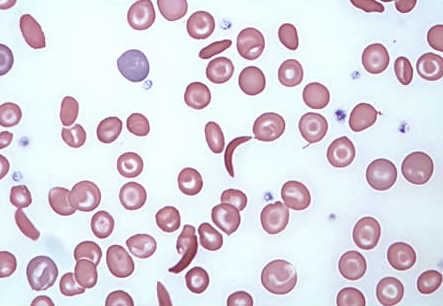
%> input picture images/sickle.png, 443 x 306 px
$ octave KMeanSegment.m   (GNU Octave 9; MATLAB toolbox functions it lacks are replaced by stand-ins)
%> lines starting %> are read from the running program, lines starting %| are printed output that depends on the picture; in (x1, y1, x2, y2) boxes, pixels count from 0 and x2, y2 are one past the last pixel; in counts of white or black regions, pixels touching at a corner belong together; the program's own positions count from 1
% Author: Hersh Godse
% Using:  http://www.mathworks.com/help/images/examples/color-based-segmentation-using-k-means-clustering.html

%% Pre-configuration:
% Set current folder to file where image is
% Image should be called "hestain.png"

%% Get the image:
he = imread('sickle.png');
%> he is the input picture: size 306x443x3 uint8; mean R, G, B 220.1, 215.9, 225.7
% [6 lines of commented-out code are left out]

%% Convert Image from RGB Color Space to L*a*b* Color Space
% See program SegmentationTest for explanation of L*a*b* color space
cform = makecform('srgb2lab');
lab_he = applycform(he,cform);
%> lab_he: size 306x443x3 uint8; mean of channels 1, 2, 3 221.1, 131.4, 123.9

%% Classify colors in image in L*a*b* via K-Means Clustering
% Clustering tries to separate groups of objects. K-means clustering treats
% every object as having location in space. It finds partitions such that
% objects within each cluster are as close to each other in space and as
% far away from objects in other clusters in space as possible. It requires
% the number of clusters to partition the image into, and a distance metric
% quantifying how close two objects are to each other.

% Since actual color info is in a*b* space, subset that part of lab_he
% Reshape this ab subset to feed into kmeans function (see line 47-48)
ab = double(lab_he(:,:,2:3));
nrows = size(ab,1);
%> nrows = 306
ncols = size(ab,2);
%> ncols = 443
ab = reshape(ab,nrows*ncols,2);

% For every object in input, kmeans returns index corresponding to a
% cluster. cluster_center gives coordinates of each cluster's centroid.
% Inputs: segment image ab into nColors partitions. Set distance values in
% the clustering as default squared Euclidean distances. Repeat clustering
% 3 times to avoid local minima(?)
nColors = 2;
[cluster_idx, cluster_center] = kmeans(ab,nColors,'distance','sqEuclidean', ...
                                      'Replicates',2);
%> cluster_center = [124.8 124.1; 148.6 123.5]

%% Label every pixel in the image with its cluster_index.
% Also, reshape the indexes back into image dimensions (undoing line 31-32)
% Display image with different greyscale color for each index
pixel_labels = reshape(cluster_idx,nrows,ncols);
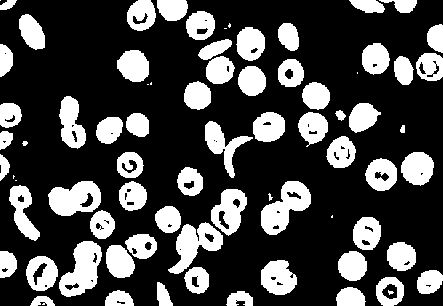
%> pixel_labels: size 306x443 double; values 1 (black) and 2 (white), 27.7% white; 75 white regions (11 under 20 px), largest, box (x1, y1, x2, y2) and area: (59, 241, 102, 297) 1412, (261, 181, 311, 235) 1411, (168, 222, 223, 274) 1307
% imshow(pixel_labels,[]), title('image labeled by cluster index');


%% Create images segmenting original image by color
% Using pixel_labels, separate objects in he image by color, making 3 images
% Make empty 1x3 array, 'stack' pixel_labels 3 times
segmented_images = cell(1,nColors);
rgb_label = repmat(pixel_labels,[1 1 nColors]);

% for each color, duplicate the original image, make all parts of the image
% not containing the index we are currently looking for 0(false), leaving
% a segmented image layer behind. Place the nColor image layers in
% segmented_images, and display.
for k = 1:nColors
    color = he;
    color(rgb_label ~= k) = 0;
    segmented_images{k} = color;
end
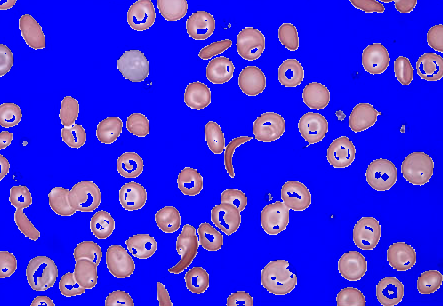
%> color: size 306x443x3 uint8; mean R, G, B 50.8, 38.2, 225.7
%> after the loop, segmented_images = 2 items

% subplot(1,2,1), imshow(segmented_images{1}), title('objects in cluster 1');
% subplot(1,2,2), imshow(segmented_images{2}), title('objects in cluster 2');

% num1 and num2 are number of pixels in each layer. Layer with less pixels
% is layer with cells
im1 = he;
im1(rgb_label ~= 1) = 0;
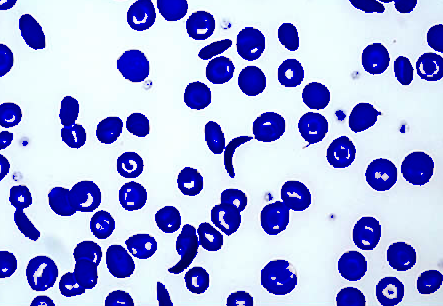
%> im1: size 306x443x3 uint8; mean R, G, B 169.3, 177.6, 225.7
BW1 = im2bw(im1,0.4);
num1 = sum(BW1(:));
%> num1 = 98037
im2 = he;
im2(rgb_label ~= 2) = 0;
BW2 = im2bw(im2,0.4);
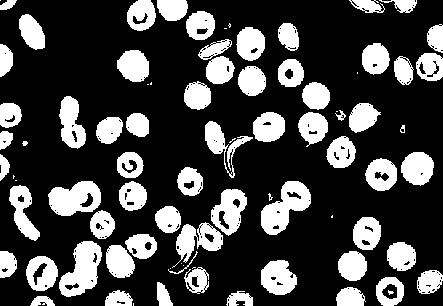
%> BW2: size 306x443 logical; 27% white; 83 white regions (18 under 20 px), largest, box (x1, y1, x2, y2) and area: (261, 181, 311, 235) 1408, (59, 241, 102, 297) 1405, (48, 181, 101, 216) 1287
num2 = sum(BW2(:));
%> num2 = 36640

% Save layer of cells (going by above logic) as image 'cells'
if num1 < num2
    cells = BW1;
else
    cells = BW2;
end

% imshow(cells)
%%%%%%%%%%%%%%%%%%%%%%%%%%%%%%%%%%%%%%%%%%%%%%%%%%%%%%%%%%%%%%%%%%%

bw = cells;
bw = bwareaopen(bw, 400);
% imshow(bw)

% fill gaps
se = strel('disk',2);
% bw = imclose(bw,se);

% fill any holes
bw = imfill(bw,'holes');
%> bw: size 306x443 logical; 25.8% white; 48 white regions, largest, box (x1, y1, x2, y2) and area: (59, 241, 102, 297) 1487, (261, 181, 311, 235) 1485, (48, 181, 101, 216) 1374
bw = imclearborder(bw);
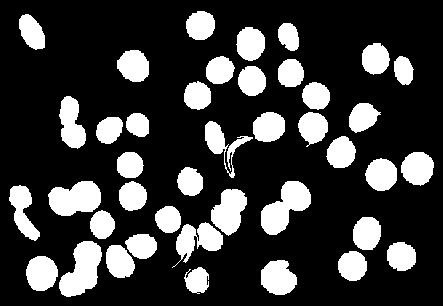
%> bw: size 306x443 logical; 22.8% white; 41 white regions, largest, box (x1, y1, x2, y2) and area: (59, 241, 102, 297) 1487, (261, 181, 311, 235) 1485, (48, 181, 101, 216) 1374
 imshow(bw)

%% Identify objects in image
% bwconncomp finds all Connected Components (objects) in the binary image
% The accuracy of bwconncomp depend on size of objects, connectivity parameter
% (4/8 for 2D image), and if objects are touching (could be labeled as one object)
% Outputs: 1.connectivity of connected components, 2.size of scanned image,
% 3.number of detected objects, 4.array of length(number of objects), kth
% element is vector with pixels in kth object
cc = bwconncomp(bw, 4);
%> cc = 58 connected components
% Print connected components structure
% cc
% Print array containing pixels in objects
% cc.PixelIdxList
% Print pixels in 5th object
% cc.PixelIdxList{5}

%% Examine one object
grain = false(size(bw)); % Create 2D matrix of size of bw, false to make all black
grain(cc.PixelIdxList{12}) = true; % In matrix, make true wherever pixel of object detected
%> grain: size 306x443 logical; 0.48% white; 1 white region
% imshow(grain); % Show image, false/0 -> background; true/1 -> object

%% View all objects
% A label matrix is matrix of same size as input matrix. Input matrix has
% 1s to represent pixels where an object is, 0s to represent bkgnd. In
% label matrix, all pixels of different cc/object are given the same,
% unique label (all pixels in cc 1 are stored as 1, in cc 2 as 2, ...)
% We will now create a label matrix from output of bwconncomp using labelmatrix
labeled = labelmatrix(cc);
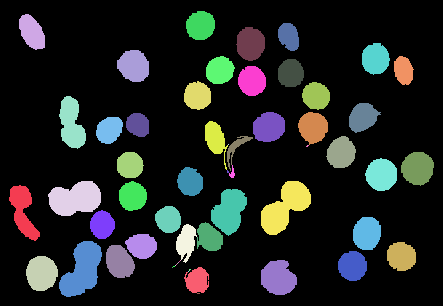
%> labeled: size 306x443 uint8; 59 distinct labels, from 0 to 58; one colour per label, 0 black
% whos labeled

% Convert label matrix into RGB image. @summer references set of colors
% Matlab will use to color each object in the label matrix. 'shuffle' will
% make matlab randomly assign colors to objects. The RGB triplet sets
% color for bkgnd
RGB_label = label2rgb(labeled, @lines, 'k', 'shuffle');
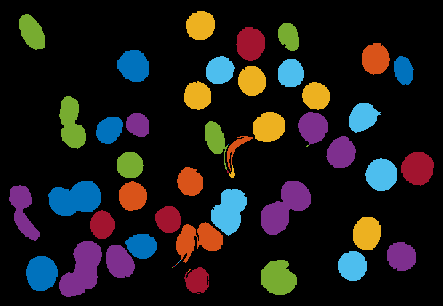
%> RGB_label: size 306x443x3 uint8; mean R, G, B 29, 25.8, 26
imshow(RGB_label)

%% Calculate area of each object
% regionprops gives area of connected components in cc structure. Output is
% 1.Area of each cc in pixels, 2. coordinates of the smallest rectangle
% that can be fitted within the cc, 3. coordinates of the center of mass of the cc
graindata = regionprops(cc,'basic');
%> graindata = 58 regions; largest, box (x1, y1, x2, y2), Area and Centroid: (59, 241, 102, 297) 1487 [82.8 270.6], (261, 181, 311, 235) 1485 [285.7 207.8], (48, 181, 101, 216) 1374 [75.9 199.3], (211, 189, 247, 236) 1122 [229.8 211.6], (261, 260, 297, 295) 959 [278.8 278.5]
% graindata(50).Area
